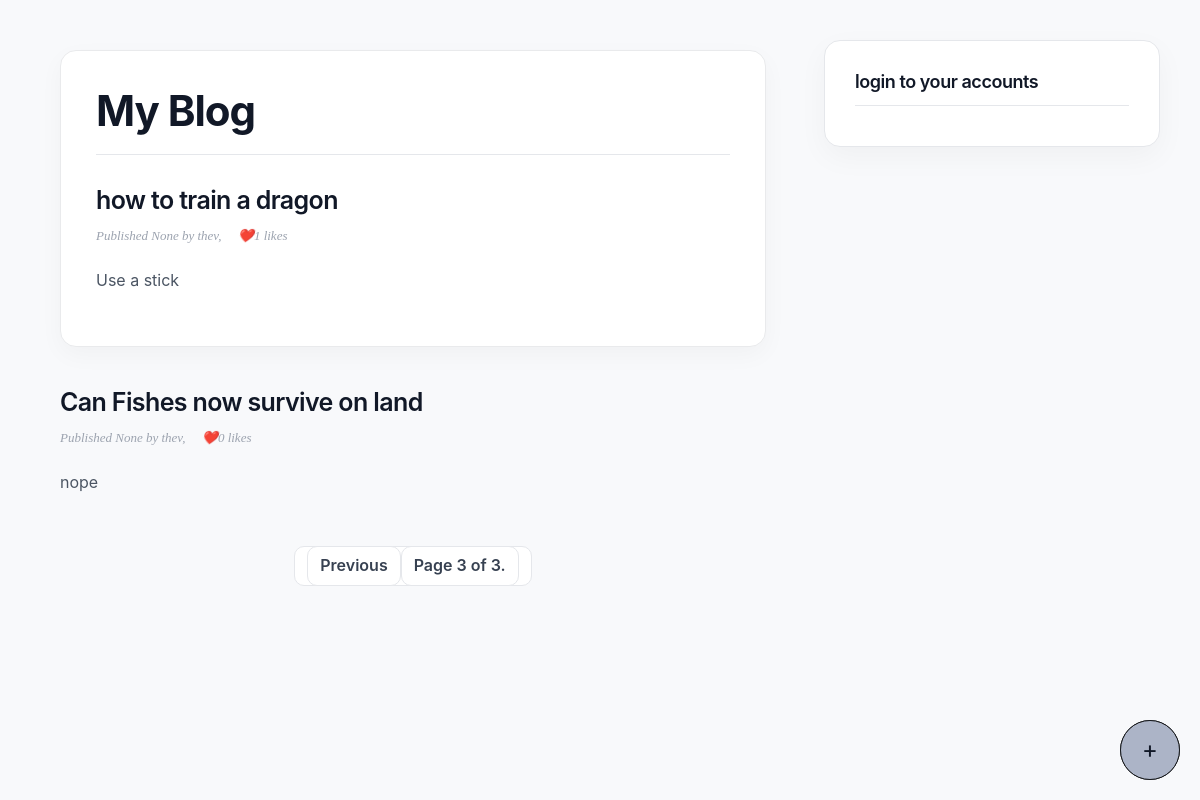
/?page=3, run on the app's committed database.
### post/models.py (models this page shows, shortened)
class Post(models.Model):
    class Status(models.TextChoices):
        DRAFT = "draft", "Draft"
        PUBLISHED = "published", "Published"
    title = models.CharField(max_length=255)
    slug = models.SlugField()
    def get_absolute_url(self):
        return reverse("post:post_detail", args=[self.id])
    author = models.ForeignKey(
        User, on_delete=models.CASCADE, related_name="blog_posts",null=True,blank=True
    )
    publish = models.DateTimeField(null=True, blank=True)
    status = models.CharField(
        max_length=10, choices=Status.choices, default=Status.DRAFT
    )
    created_at = models.DateTimeField(auto_now_add=True)
    updated_at = models.DateTimeField(auto_now=True)
    content = models.TextField(default="")
    objects = models.Manager()

### post/views.py (the view)
# urls.py: path("", post_list, name="post_list"),
def post_list(request):
    posts = Post.objects.all()
    try:
            paginator = Paginator(posts,2)
            page_number = request.GET.get("page")
            posts = paginator.get_page(page_number)
    except PageNotAnInteger:
            posts = paginator.page(1)
    except Exception as e:
            print(f"An error occurred:{e}")
            posts = paginator.page(1)
    context = {'posts':posts,"paginator":paginator,"page_obj":posts}
    return render(request,
                  "post/post_list.html",context
                  )

### post/templates/post/post_list.html (shortened to what this page needs)
{% extends "base.html" %}
{% block content %}
<article class="post">
    <h1>My Blog</h1>
    {% for post in posts %}
        <h2>
        <a href="{{ post.get_absolute_url }}">
            {{ post.title }}
        </a>
        </h2>
        <p class="date">
            Published {{ post.publish }} by {{ post.author }},  &nbsp;&nbsp;&nbsp; ❤️{{ post.likes.count }} likes
        </p>
        {{ post.content|truncatewords:30|linebreaks }}
        </article>
        <div class="create-div">
                <a class="btn" href="/create"><button>+</button></a>
        </div>
    {% endfor %}
    {% include "pagination.html" with paginator=paginator page_obj=posts %}
{% endblock %}

### post/static/css/blog.css (style rules this page uses)
* { box-sizing: border-box; }
html { scroll-behavior: smooth; }
body { margin: 0; padding: 0; background: #f8f9fb; color: #17191c; font-family: -apple-system, BlinkMacSystemFont, "Segoe UI", Roboto, Helvetica, Arial, sans-serif; line-height: 1.7; }
a { color: #111827; text-decoration: none; transition: color 0.2s ease, opacity 0.2s ease; }
h1, h2, h3 { color: #111827; line-height: 1.2; letter-spacing: -0.025em; }
h1 { font-size: 42px; font-weight: 700; margin: 0 0 30px; padding-bottom: 18px; border-bottom: 1px solid #e5e7eb; }
h2 { font-size: 25px; font-weight: 600; margin: 40px 0 10px; }
.create-div { position: fixed; bottom: 20px; right: 20px; z-index: 1000; }
button { all: unset; cursor: pointer; }
.btn { width: 60px; height: 60px; font-size: x-large; background-color: #acb4c7; border: 1px solid #17191c; border-radius: 50%; display: flex; align-items: center; justify-content: center; padding: 0; }
p { color: #4b5563; }
.post { background: #ffffff; padding: 35px; margin-bottom: 30px; border: 1px solid #e9eaec; border-radius: 16px; box-shadow: 0 8px 25px rgba(0, 0, 0, 0.035); transition: transform 0.2s ease, box-shadow 0.2s ease; }
.post h2 { margin-top: 0; }
.post h2 a { color: #111827; }
p.date { color: #9ca3af; font-family: Georgia, serif; font-size: 13px; font-style: italic; margin: 8px 0 20px; }

### data on the page
Post: title "how to train a dragon", publish "None", author "thev", likes.count "1", content "Use a stick"
Post: title "Can Fishes now survive on land", publish "None", author "thev", likes.count "0", content "nope"

### other printed values
{{ page_obj.number }} "3"
{{ paginator.num_pages }} "3"
